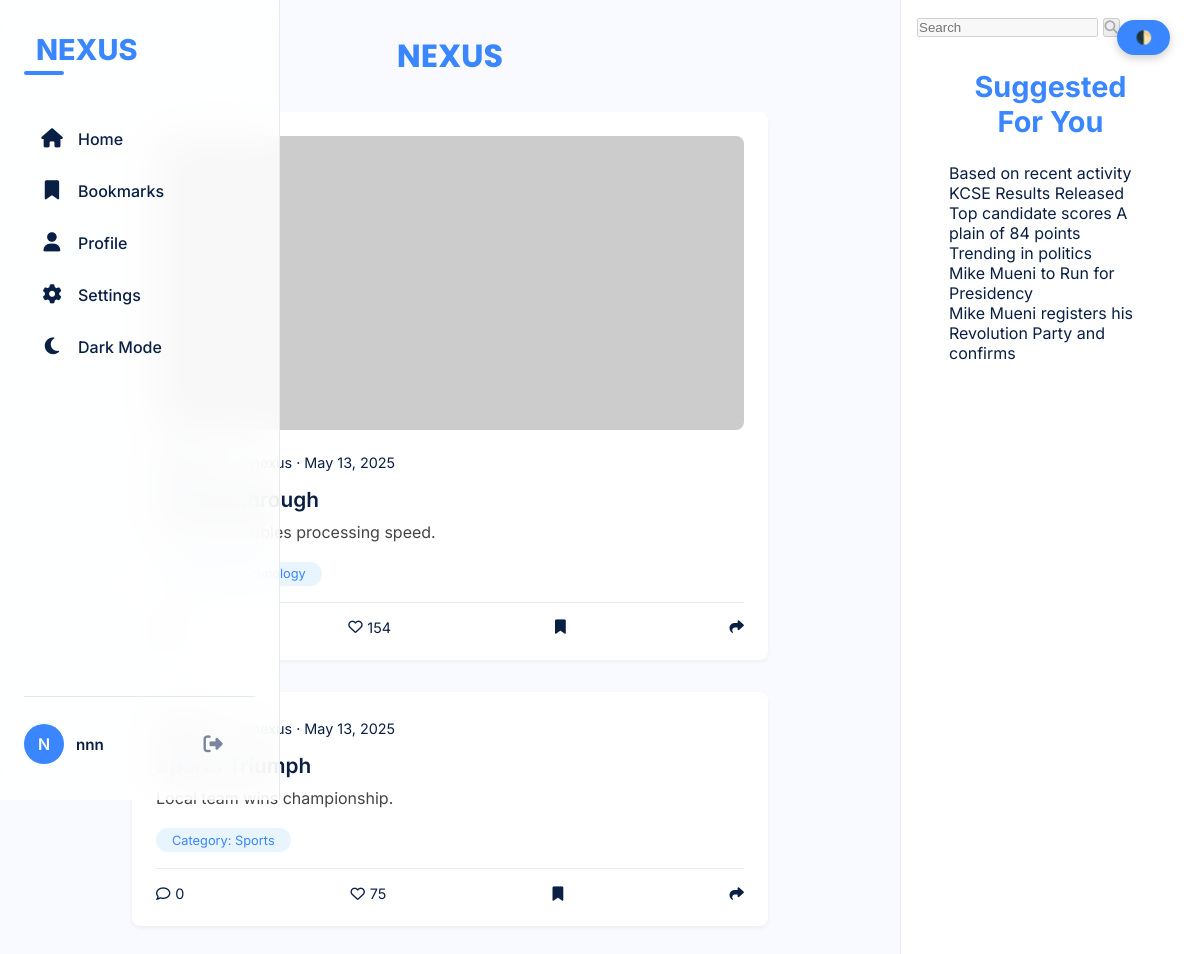
The page / (signed in) on the database its author committed.
### tables this page shows
CREATE TABLE `users` (
  `id` int(11) NOT NULL,
  `email` varchar(255) NOT NULL,
  `username` varchar(50) NOT NULL,
  `password` varchar(255) NOT NULL,
  `created_at` timestamp NOT NULL DEFAULT current_timestamp()
);

CREATE TABLE `news_card` (
  `id` int(11) NOT NULL,
  `title` varchar(255) NOT NULL,
  `content` text NOT NULL,
  `category` enum('technology','sports','politics','entertainment') NOT NULL,
  `image_path` varchar(255) DEFAULT NULL,
  `likes` int(11) DEFAULT 0,
  `created_at` timestamp NOT NULL DEFAULT current_timestamp(),
  `updated_at` timestamp NOT NULL DEFAULT current_timestamp() ON UPDATE current_timestamp()
);

### index.php (the view, shortened to what this page needs)
<?php
require_once 'includes/db.php';
$user_id = $_SESSION['user_id'];
$cache_key = 'news_public_cache';
$news_items = [];
if (!isset($_SESSION[$cache_key])) {
    try {
        $stmt = $pdo->prepare("
            SELECT n.id, n.title, n.content, n.category, n.image_path, n.likes, n.created_at,
                   (SELECT COUNT(*) FROM bookmarks b WHERE b.news_id = n.id AND b.user_id = ?) as is_bookmarked
            FROM news_card n
            ORDER BY n.created_at DESC
        ");
        $stmt->execute([$user_id]);
        $news_items = $stmt->fetchAll();
    } catch (PDOException $e) {
        $news_items = [];
        $error = "Failed to load news: " . $e->getMessage();
    }
}
?>
<!DOCTYPE html>
<html lang="en">
<head>
    <link href="https://cdnjs.cloudflare.com/ajax/libs/font-awesome/5.15.3/css/all.min.css" rel="stylesheet" />
    <link href="style.css" rel="stylesheet">
     <link href="mobile-style.css" rel="stylesheet">
</head>
<body>
    <div class="container" role="main">
        <?php include 'navigation.php'; ?>
        <main>
            <div class="page-header">NEXUS</div>
            <?php if (isset($error)): ?>
                <p class="error"><?php echo htmlspecialchars($error); ?></p>
            <?php elseif (empty($news_items)): ?>
                <p>No news items available.</p>
            <?php else: ?>
                <?php foreach ($news_items as $news): ?>
                    <article class="tweet" aria-label="News item: <?php echo htmlspecialchars($news['title']); ?>">
                        <div class="content">
                            <?php if ($news['image_path']): ?>
                                <img
                                    src="<?php echo htmlspecialchars($news['image_path']); ?>"
                                    alt="Image for news: <?php echo htmlspecialchars($news['title']); ?>"
                                    class="tweet-image"
                                    loading="lazy"
                                />
                            <?php endif; ?>
                            <header>
                                <span class="name">NEXUS™</span>
                                <span class="time">@nexus · <?php echo date('M j, Y', strtotime($news['created_at'])); ?></span>
                            </header>
                            <h3><?php echo htmlspecialchars($news['title']); ?></h3>
                            <p class="text"><?php echo htmlspecialchars($news['content']); ?></p>
                            <p class="category">Category: <?php echo htmlspecialchars(ucfirst($news['category'])); ?></p>
                            <footer>
                                <div><i class="far fa-comment"></i> 0</div>
                                <div><i class="far fa-heart"></i> <?php echo $news['likes']; ?></div>
                                <div class="<?php echo $news['is_bookmarked'] ? 'bookmarked' : ''; ?>"
                                     onclick="toggleBookmark(<?php echo $news['id']; ?>, <?php echo $news['is_bookmarked'] ? 'true' : 'false'; ?>, this)">
                                    <i class="fas fa-bookmark"></i>
                                </div>
                                <div><i class="fas fa-share"></i></div>
                            </footer>
                        </div>
                    </article>
                <?php endforeach; ?>
            <?php endif; ?>
        </main>
        <aside aria-label="Right Sidebar">
            <div class="search-box" role="search">
                <input type="search" placeholder="Search" aria-label="Search" disabled />
                <button aria-label="Search button" disabled><i class="fas fa-search"></i></button>
            </div>
            <section class="card" aria-label="What's happening">
                <h2>Suggested For You</h2>
                <div class="trending-list">
                    <div>
                        <p>Based on recent activity</p>
                        <p class="trend-title">KCSE Results Released</p>
                        <p>Top candidate scores A plain of 84 points</p>
                    </div>
                    <div>
                        <p>Trending in politics</p>
                        <p class="trend-title">Mike Mueni to Run for Presidency</p>
                        <p>Mike Mueni registers his Revolution Party and confirms</p>
                    </div>
                </div>
            </section>
        </aside>
    </div>
    <?php include 'mobile-menu.php'; ?>
</body>
</html>

### navigation.php (shortened to what this page needs)
<?php
require_once 'includes/auth.php';
require_once 'includes/db.php';
$user_id = $_SESSION['user_id'];
$current_page = basename($_SERVER['PHP_SELF']);
try {
    $user_stmt = $pdo->prepare("SELECT email, username FROM users WHERE id = ?");
    $user_stmt->execute([$user_id]);
    $user = $user_stmt->fetch(PDO::FETCH_ASSOC);
} catch (PDOException $e) {
    error_log("Database error: " . $e->getMessage());
    $user = ['username' => 'User', 'email' => 'user@example.com'];
    $bookmark_count = 0;
}
$initials = '';
if (!empty($user['username'])) {
    $name_parts = explode(' ', $user['username']);
    foreach ($name_parts as $part) {
        $initials .= strtoupper(substr($part, 0, 1));
    }
    $initials = substr($initials, 0, 2);
} else {
    $initials = 'US';
}
?>
<nav aria-label="Primary Navigation">
  <div class="logo">NEXUS</div>
  <ul>
    <li>
      <a href="index1.php" class="<?= $current_page === 'index1.php' ? 'active' : '' ?>">
        <i class="fas fa-home"></i>
        <span>Home</span>
      </a>
    </li>
    <li>
      <a href="bookmarks.php" class="<?= $current_page === 'bookmarks.php' ? 'active' : '' ?>">
        <i class="fas fa-bookmark"></i>
        <span>Bookmarks</span>
      </a>
    </li>
    <li>
      <a href="user-dash.php" class="<?= $current_page === 'user-dash.php' ? 'active' : '' ?>">
        <i class="fas fa-user"></i>
        <span>Profile</span>
      </a>
    </li>
    <li>
      <a href="#" class="<?= $current_page === 'settings.php' ? 'active' : '' ?>">
        <i class="fas fa-cog"></i>
        <span>Settings</span>
      </a>
    </li>
    <li>
      <a href="#" id="dark-mode-toggle">
        <i class="fas fa-moon"></i>
        <span>Dark Mode</span>
      </a>
    </li>
  </ul>
  <div class="user-profile">
    <div class="user-avatar"><?= $initials ?></div>
    <div class="user-info">
      <div class="user-name"><?= htmlspecialchars($user['username']) ?></div>
    </div>
    <a href="index.php" class="logout-btn" aria-label="Log out">
      <i class="fas fa-sign-out-alt"></i>
    </a>
  </div>
</nav>

### style.css (style rules this page uses)
:root { --primary: #1da1f2; --bg: #f5f8fa; --text: #14171a; --muted: #657786; --card-bg: #ffffff; --border: #e1e8ed; --hover: rgba(29, 161, 242, 0.1); --dark-bg: #121212; --dark-text: #eaeaea; --dark-card-bg: #1e1e1e; --dark-border: #333; --dark-muted: #aaa; --font: 'Inter', 'Segoe UI', sans-serif; scroll-behavior: smooth; }
* { box-sizing: border-box; margin: 0; padding: 0; }
body { font-family: var(--font); background-color: var(--bg); color: var(--text); transition: background-color 0.4s ease, color 0.4s ease; }
.container { display: flex; min-height: 100vh; }
main { flex: 1; max-width: 700px; margin: 0 auto; padding: 2rem; width: 100%; }
.page-header { font-size: 2rem; font-weight: 700; color: var(--primary); margin-bottom: 2rem; text-align: center; font-family: 'Poppins', sans-serif; }
.tweet { background: var(--card-bg); border-radius: 8px; padding: 1.5rem; margin-bottom: 2rem; width: 100%; max-width: 100%; box-sizing: border-box; }
.tweet.visible { opacity: 1; transform: translateY(0); }
.tweet-image { width: 100%; border-radius: var(--radius); margin-bottom: 1rem; object-fit: cover; max-height: 300px; }
.tweet header { display: flex; align-items: center; gap: 1rem; margin-bottom: 0.75rem; }
.name { font-weight: 600; font-family: 'Poppins', sans-serif; }
.time { font-size: 0.9rem; color: var(--light-text); }
.tweet h3 { font-size: 1.3rem; margin-bottom: 0.5rem; font-weight: 600; }
.tweet .text { color: #444; line-height: 1.6; margin-bottom: 1rem; }
.category { display: inline-block; background: rgba(29, 161, 242, 0.1); color: var(--primary); padding: 0.3rem 1rem; border-radius: 50px; font-size: 0.8rem; margin-bottom: 1rem; }
.tweet footer { display: flex; justify-content: space-between; padding-top: 1rem; border-top: 1px solid var(--border); font-size: 0.9rem; }
.tweet footer div { display: flex; align-items: center; gap: 0.3rem; color: var(--light-text); cursor: pointer; transition: color 0.2s; }
aside { width: 300px; padding: 1rem; background: var(--card-bg); border-left: 1px solid var(--border); }
section { flex: 1; padding: 2rem; max-width: 800px; margin: 0 auto; }
section h2 { font-size: 1.8rem; margin-bottom: 1.5rem; color: var(--primary); text-align: center; }
#bookmarked-feed .tweet, main article.tweet { width: 100%; max-width: 100%; }
.tweet { background: var(--card-bg); border-radius: 8px; padding: 1.5rem; box-shadow: 0 2px 4px rgba(0, 0, 0, 0.05); transition: transform 0.2s ease; }
.tweet-image { width: 100%; border-radius: 8px; margin-bottom: 1rem; max-height: 300px; object-fit: cover; }

### rows shown on the page
users: username "nnn"
news_card: created_at "May 13, 2025", title "AI Breakthrough", content "New chip doubles processing speed.", category "Technology", likes "154"
news_card: created_at "May 13, 2025", title "Sports Triumph", content "Local team wins championship.", category "Sports", likes "75"

### other values the page prints
$initials "N"
